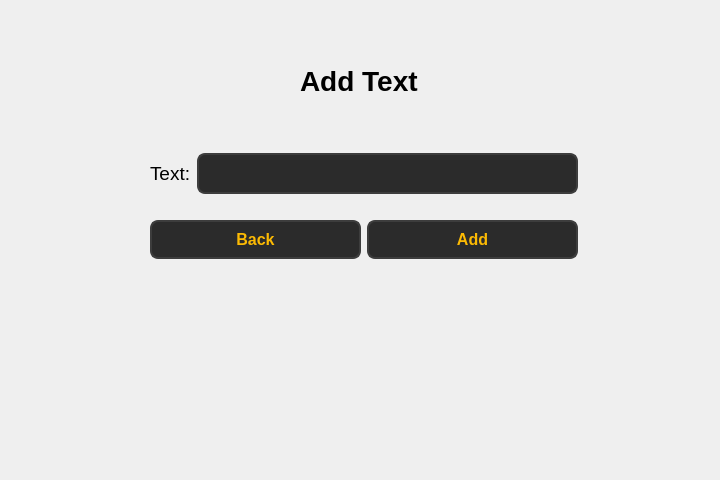
<?xml version="1.0" encoding="UTF-8"?>
<ui version="4.0">
 <class>Form</class>
 <widget class="QWidget" name="Form">
  <property name="geometry">
   <rect>
    <x>0</x>
    <y>0</y>
    <width>720</width>
    <height>480</height>
   </rect>
  </property>
  <property name="windowTitle">
   <string>Form</string>
  </property>
  <widget class="QLabel" name="label">
   <property name="geometry">
    <rect>
     <x>300</x>
     <y>60</y>
     <width>121</width>
     <height>41</height>
    </rect>
   </property>
   <property name="font">
    <font>
     <pointsize>21</pointsize>
     <bold>true</bold>
    </font>
   </property>
   <property name="text">
    <string>Add Text</string>
   </property>
  </widget>
  <widget class="QWidget" name="layoutWidget">
   <property name="geometry">
    <rect>
     <x>150</x>
     <y>133</y>
     <width>428</width>
     <height>148</height>
    </rect>
   </property>
   <layout class="QVBoxLayout" name="verticalLayout">
    <item>
     <layout class="QHBoxLayout" name="horizontalLayout">
      <item>
       <widget class="QLabel" name="label_4">
        <property name="font">
         <font>
          <pointsize>14</pointsize>
         </font>
        </property>
        <property name="text">
         <string>Text:</string>
        </property>
       </widget>
      </item>
      <item>
       <widget class="QLineEdit" name="lineEdit_3">
        <property name="styleSheet">
         <string notr="true">QLineEdit {
        background-color: #2b2b2b;  /* Dark background */
        color: #fcba03;  /* Text color */
        border: 2px solid #3d3d3d;  /* Border color */
        border-radius: 8px;  /* Rounded corners */
        padding: 8px;  /* Padding inside the input field */
        font-size: 16px;  /* Font size */
        font-weight: bold;  /* Bold font */
    }

    QLineEdit:hover {
        background-color: #3d3d3d;  /* Background when hovered */
        border: 2px solid #fcba03;  /* Border color when hovered */
    }

    QLineEdit:focus {
        background-color: #1a1a1a;  /* Background when focused */
        border: 2px solid #fcba03;  /* Border color when focused */
        color: #ffffff;  /* Text color when focused */
    }</string>
        </property>
       </widget>
      </item>
     </layout>
    </item>
    <item>
     <layout class="QHBoxLayout" name="horizontalLayout_3">
      <item>
       <widget class="QPushButton" name="pushButton_back">
        <property name="styleSheet">
         <string notr="true">QPushButton {
        background-color: #2b2b2b;  
        color: #fcba03;              
        border: 2px solid #3d3d3d;      
        border-radius: 8px;          
        padding: 8px 16px;            
        font-size: 16px;            
        font-weight: bold;
    
    }

    QPushButton:hover {
        background-color: #fcba03;
		 color: #000000;
        border: 2px solid #5a5a5a;    
    }

    QPushButton:pressed {
        background-color: #1a1a1a;      
        border: 2px solid #2b2b2b;      
    }</string>
        </property>
        <property name="text">
         <string>Back</string>
        </property>
       </widget>
      </item>
      <item>
       <widget class="QPushButton" name="pushButton">
        <property name="styleSheet">
         <string notr="true">QPushButton {
        background-color: #2b2b2b;  
        color: #fcba03;              
        border: 2px solid #3d3d3d;      
        border-radius: 8px;          
        padding: 8px 16px;            
        font-size: 16px;            
        font-weight: bold;
    
    }

    QPushButton:hover {
        background-color: #fcba03;
		 color: #000000;
        border: 2px solid #5a5a5a;    
    }

    QPushButton:pressed {
        background-color: #1a1a1a;      
        border: 2px solid #2b2b2b;      
    }</string>
        </property>
        <property name="text">
         <string>Add</string>
        </property>
       </widget>
      </item>
     </layout>
    </item>
   </layout>
  </widget>
 </widget>
 <resources/>
 <connections/>
</ui>
